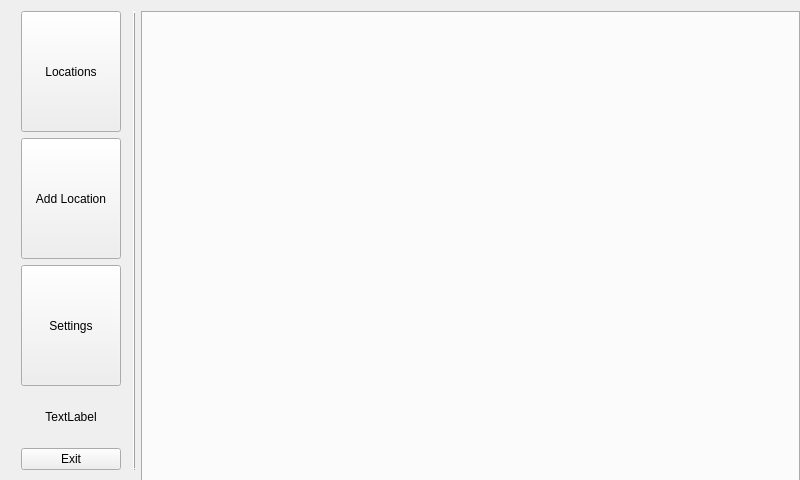
<?xml version="1.0" encoding="UTF-8"?>
<ui version="4.0">
 <class>RevelesGui</class>
 <widget class="QWidget" name="RevelesGui">
  <property name="geometry">
   <rect>
    <x>0</x>
    <y>0</y>
    <width>800</width>
    <height>480</height>
   </rect>
  </property>
  <property name="sizePolicy">
   <sizepolicy hsizetype="Fixed" vsizetype="Fixed">
    <horstretch>0</horstretch>
    <verstretch>0</verstretch>
   </sizepolicy>
  </property>
  <property name="minimumSize">
   <size>
    <width>800</width>
    <height>480</height>
   </size>
  </property>
  <property name="maximumSize">
   <size>
    <width>2400</width>
    <height>1440</height>
   </size>
  </property>
  <property name="sizeIncrement">
   <size>
    <width>800</width>
    <height>480</height>
   </size>
  </property>
  <property name="windowTitle">
   <string>RevelesGUI</string>
  </property>
  <widget class="QWidget" name="horizontalLayoutWidget">
   <property name="geometry">
    <rect>
     <x>0</x>
     <y>0</y>
     <width>812</width>
     <height>481</height>
    </rect>
   </property>
   <layout class="QHBoxLayout" name="horizontalLayout">
    <item>
     <layout class="QVBoxLayout" name="verticalLayout">
      <property name="leftMargin">
       <number>10</number>
      </property>
      <property name="rightMargin">
       <number>6</number>
      </property>
      <item>
       <widget class="QToolButton" name="locationsScreenPB">
        <property name="minimumSize">
         <size>
          <width>100</width>
          <height>100</height>
         </size>
        </property>
        <property name="maximumSize">
         <size>
          <width>400</width>
          <height>400</height>
         </size>
        </property>
        <property name="sizeIncrement">
         <size>
          <width>100</width>
          <height>100</height>
         </size>
        </property>
        <property name="text">
         <string>Locations</string>
        </property>
        <property name="iconSize">
         <size>
          <width>100</width>
          <height>100</height>
         </size>
        </property>
       </widget>
      </item>
      <item>
       <widget class="QToolButton" name="addLocationPB">
        <property name="minimumSize">
         <size>
          <width>100</width>
          <height>100</height>
         </size>
        </property>
        <property name="maximumSize">
         <size>
          <width>400</width>
          <height>400</height>
         </size>
        </property>
        <property name="sizeIncrement">
         <size>
          <width>100</width>
          <height>100</height>
         </size>
        </property>
        <property name="text">
         <string>Add Location</string>
        </property>
        <property name="iconSize">
         <size>
          <width>100</width>
          <height>100</height>
         </size>
        </property>
       </widget>
      </item>
      <item>
       <widget class="QToolButton" name="settingsScreenPB">
        <property name="minimumSize">
         <size>
          <width>100</width>
          <height>100</height>
         </size>
        </property>
        <property name="maximumSize">
         <size>
          <width>400</width>
          <height>400</height>
         </size>
        </property>
        <property name="sizeIncrement">
         <size>
          <width>100</width>
          <height>100</height>
         </size>
        </property>
        <property name="text">
         <string>Settings</string>
        </property>
        <property name="iconSize">
         <size>
          <width>100</width>
          <height>100</height>
         </size>
        </property>
       </widget>
      </item>
      <item>
       <widget class="QLabel" name="testingLabel">
        <property name="maximumSize">
         <size>
          <width>100</width>
          <height>50</height>
         </size>
        </property>
        <property name="text">
         <string>TextLabel</string>
        </property>
        <property name="alignment">
         <set>Qt::AlignCenter</set>
        </property>
       </widget>
      </item>
      <item>
       <widget class="QPushButton" name="exitBtn">
        <property name="text">
         <string>Exit</string>
        </property>
       </widget>
      </item>
     </layout>
    </item>
    <item>
     <widget class="QFrame" name="frame">
      <property name="maximumSize">
       <size>
        <width>2</width>
        <height>480</height>
       </size>
      </property>
      <property name="frameShape">
       <enum>QFrame::VLine</enum>
      </property>
      <property name="frameShadow">
       <enum>QFrame::Raised</enum>
      </property>
      <property name="lineWidth">
       <number>2</number>
      </property>
     </widget>
    </item>
    <item>
     <layout class="QVBoxLayout" name="lpbLayout">
      <property name="rightMargin">
       <number>10</number>
      </property>
      <item>
       <widget class="QTabWidget" name="tabWidget">
        <property name="sizePolicy">
         <sizepolicy hsizetype="MinimumExpanding" vsizetype="MinimumExpanding">
          <horstretch>0</horstretch>
          <verstretch>0</verstretch>
         </sizepolicy>
        </property>
        <property name="minimumSize">
         <size>
          <width>659</width>
          <height>477</height>
         </size>
        </property>
        <property name="maximumSize">
         <size>
          <width>2400</width>
          <height>1440</height>
         </size>
        </property>
        <property name="tabPosition">
         <enum>QTabWidget::North</enum>
        </property>
        <property name="tabShape">
         <enum>QTabWidget::Rounded</enum>
        </property>
        <property name="currentIndex">
         <number>-1</number>
        </property>
       </widget>
      </item>
     </layout>
    </item>
   </layout>
  </widget>
 </widget>
 <layoutdefault spacing="6" margin="11"/>
 <resources/>
 <connections/>
</ui>
